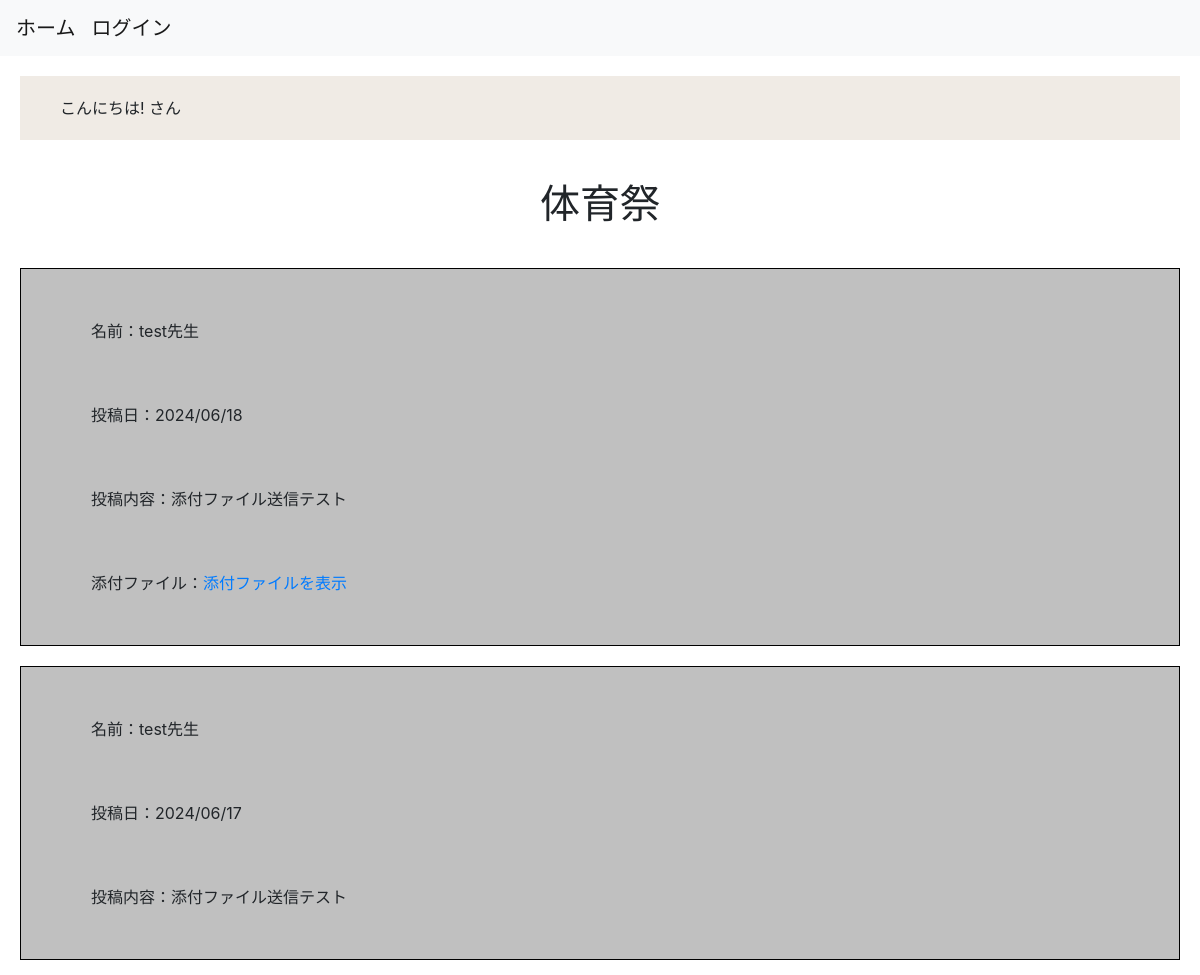
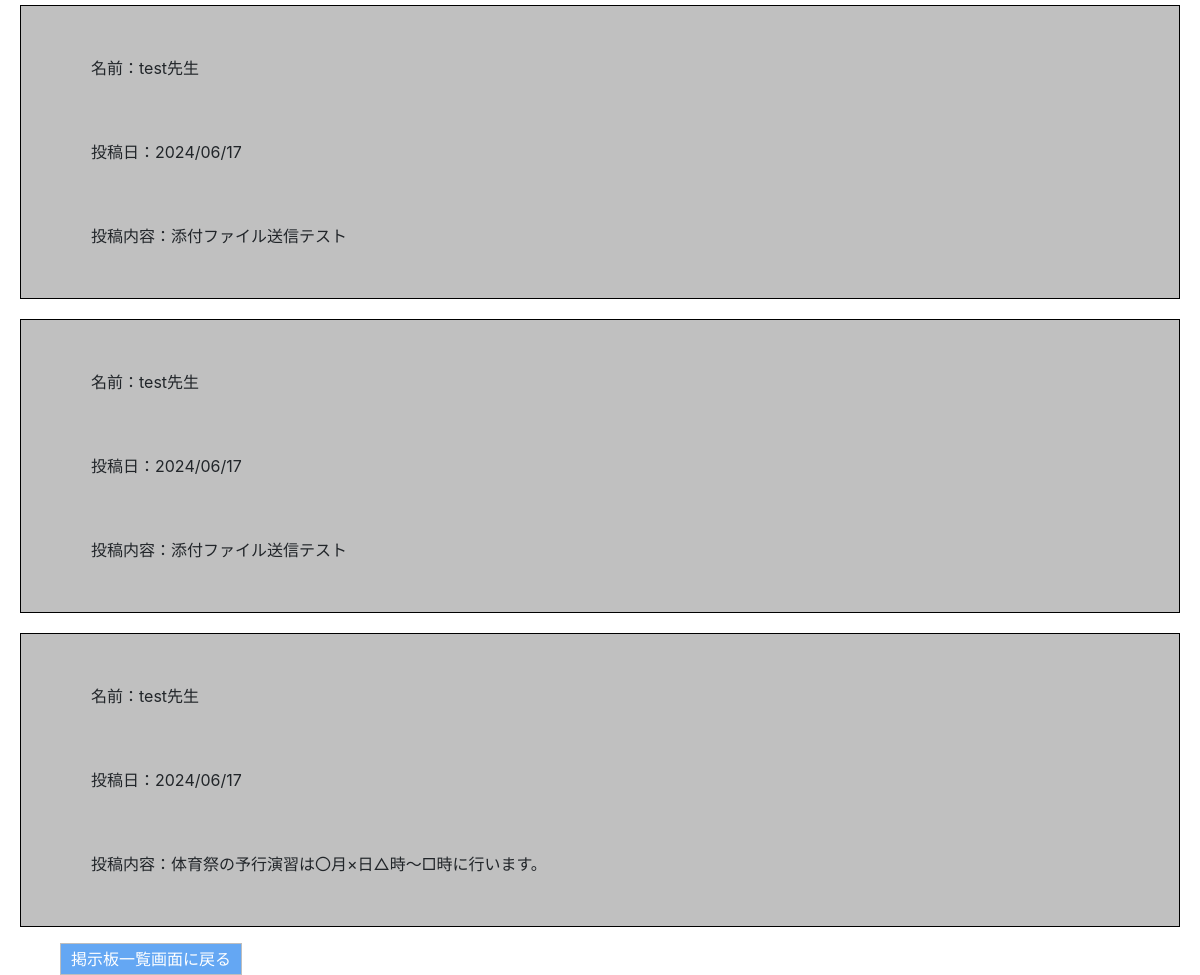
Page /boards/post_comments/1 on the committed database (2 pictures, top to bottom).
### boards/models.py (models this page shows)
class Themes(models.Model):
    title = models.CharField(max_length=255)
    created_at = models.DateTimeField(auto_now_add=True)
    updated_at = models.DateTimeField(auto_now=True)
    user = models.ForeignKey(
        'accounts.Users', on_delete=models.CASCADE
    )
    objects = ThemesManager()
    class Meta:
        db_table = 'themes'

class Comments(models.Model):
    comment = models.CharField(max_length=1000)
    created_at = models.DateTimeField(auto_now_add=True)
    updated_at = models.DateTimeField(auto_now=True)
    user = models.ForeignKey('accounts.Users', on_delete=models.CASCADE)
    theme = models.ForeignKey('Themes', on_delete=models.CASCADE)
    attach = models.FileField(verbose_name='添付ファイル',upload_to='media/%Y/%m/%d/',blank=True, null=True)
    objects = CommentsManager()
    class Meta:
        db_table = 'comments'

### accounts/models.py (models this page shows, shortened)
class Users(AbstractBaseUser, PermissionsMixin):
    school_id = models.IntegerField(unique=True) #ユーザーid
    class_id = models.IntegerField(blank=True, null=True) #出席番号、教師は出席番号をもたないため、必須にはしない。
    first_name = models.CharField(max_length=150) #姓
    last_name = models.CharField(max_length=150) #名
    first_name_phonetic = models.CharField(max_length=150) #姓ふりがな
    last_name_phonetic = models.CharField(max_length=150) #名ふりがな
    birthday = models.DateField() #誕生日
    school_grade = models.PositiveIntegerField(blank=True, null=True) #学年
    school_class = models.PositiveIntegerField(blank=True, null=True) #組
    email = models.EmailField(max_length=150, blank=True, null=True) #学生はメアド持ってない場合があることを想定して必須項目にしない。
    club = models.CharField(max_length=150, blank=True, null=True) #帰宅部想定でnull=True
    is_active = models.BooleanField(default=True) #認証登録は今回は省くためdefault=True
    is_staff = models.BooleanField(default=False)
    created_at = models.DateTimeField(auto_now_add=True) #登録日時
    updated_at = models.DateTimeField(auto_now=True) #更新日時
    GENDER_CHOICES = (
        ('man', 'Man'),
        ('woman', 'Woman'),
    )
    STATUS_CHOICES = (
        ('teacher', 'Teacher'),
        ('student', 'Student'),
    )
    gender = models.CharField(max_length=50, choices=GENDER_CHOICES) #性別
    status = models.CharField(max_length=50, choices=STATUS_CHOICES) #立場
    USERNAME_FIELD = 'school_id'
    REQUIRED_FIELDS = ['first_name', 'last_name','status','birthday']
    objects = UserManager()
    class Meta:
        db_table = 'users'

### boards/views.py (the view, shortened to what this page needs)
# urls.py: path('post_comments/<int:theme_id>', views.post_comments, name='post_comments'),
def post_comments(request, theme_id):
    post_comment_form = forms.PostCommentForm(request.POST or None,)
    theme = get_object_or_404(Themes, id=theme_id)
    comments = Comments.objects.fetch_by_theme_id(theme_id).order_by('-created_at')
    return render(
        request, 'boards/post_comments.html', context={
            'post_comment_form': post_comment_form,
            'theme': theme,
            'comments': comments,
        }
    )

### boards/models.py (called while the page is built)
    def fetch_by_theme_id(self, theme_id):
        return self.filter(theme_id=theme_id).order_by('id').all()

### templates/boards/post_comments.html (shortened to what this page needs)
{% extends "base.html" %}
{% block content %}
<h1>{{ theme.title }}</h1>
{% for comment in comments %}
    <div id="comment">
    <p>名前：{{ comment.user.first_name }}先生</p>
    <p>投稿日：{{ comment.created_at | date:"Y/m/d" }}</p>
    <p>投稿内容：{{ comment.comment }}</p>
        {% if comment.attach %}
        <p>添付ファイル：<a href="{% url 'boards:download' id=comment.id %}">添付ファイルを表示</a></p>
        {% endif %}
    </div>
{% endfor %}
<a class="return-button" href="{% url 'boards:list_themes' %}">掲示板一覧画面に戻る</a>
{% endblock %}

### static/css/style.css (style rules this page uses)
div, p, h1, h3 { margin:20px 20px; padding:20px 40px; }
h1, .message { text-align: center; }
#comment { padding: 10px; border: 1px solid black; background: silver; }
.return-button { padding: 5px 10px; margin: 20px 60px; border: 1px solid rgb(190, 190, 190); background: rgb(100, 167, 243); color: white; }

### rows in the picture
Themes: title "体育祭"
Comments: user.first_name "test", created_at "2024/06/18", comment "添付ファイル送信テスト", shows "添付ファイル："
Comments: user.first_name "test", created_at "2024/06/17", comment "添付ファイル送信テスト"
Comments: user.first_name "test", created_at "2024/06/17", comment "添付ファイル送信テスト"
Comments: user.first_name "test", created_at "2024/06/17", comment "添付ファイル送信テスト"
Comments: user.first_name "test", created_at "2024/06/17", comment "体育祭の予行演習は〇月×日△時～□時に行います。"
